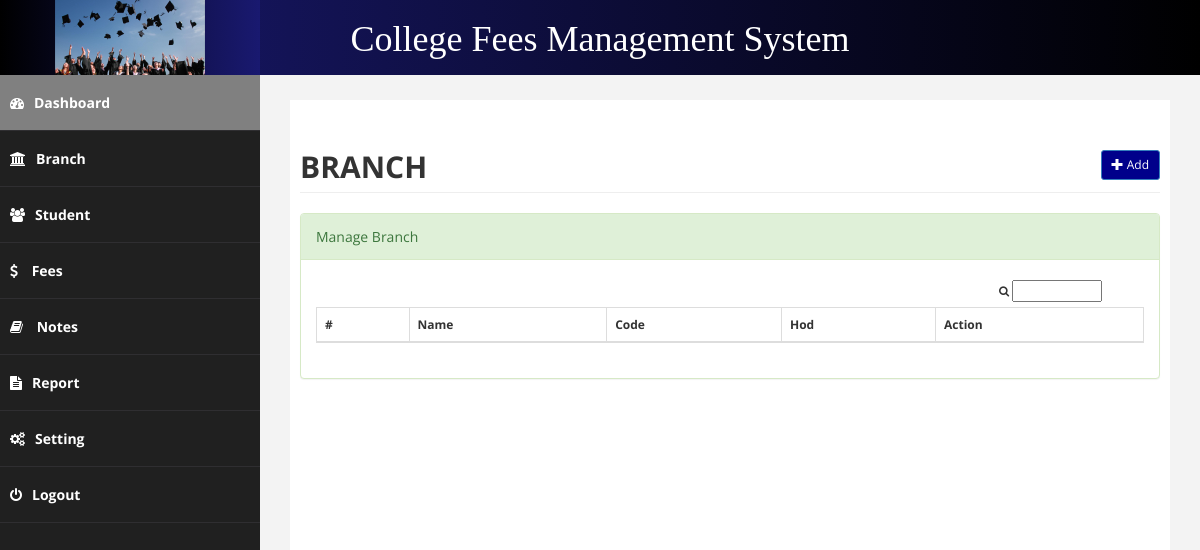
Before: /branch.php with the older database file.
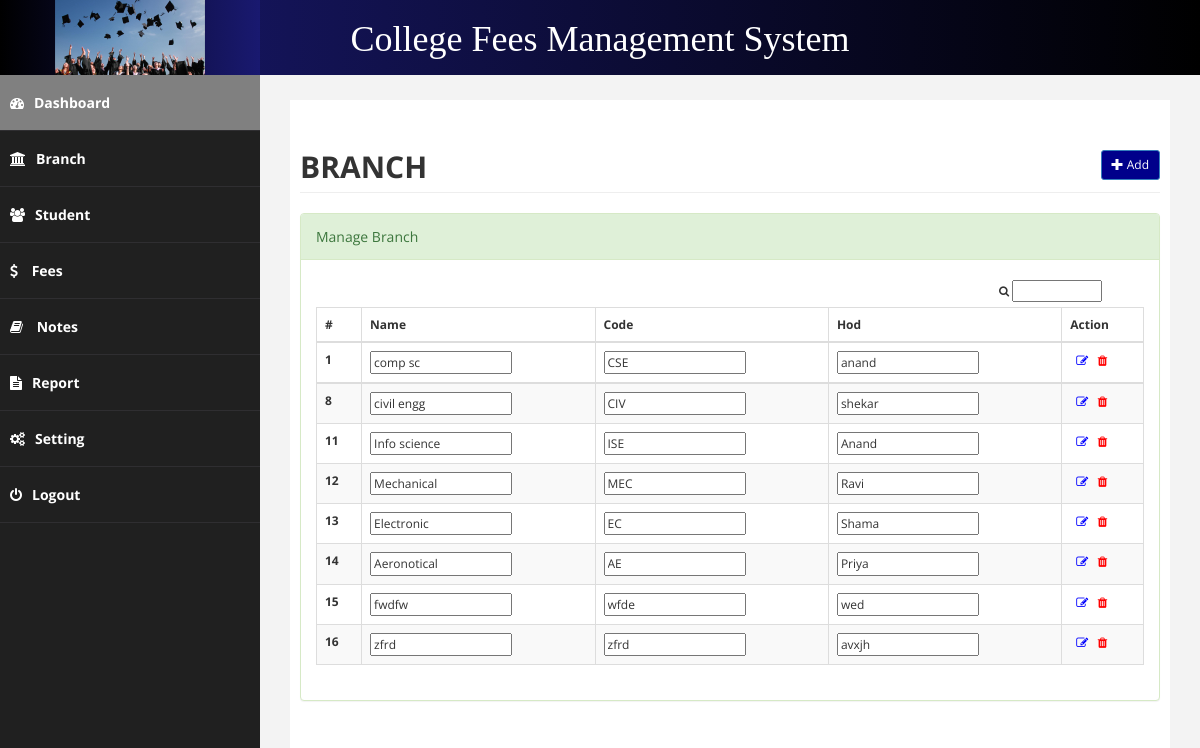
After: the same page with the newer database file.
### tables this page shows
CREATE TABLE `tblbranch` (
  `id` int(11) NOT NULL,
  `bname` varchar(100) NOT NULL,
  `bcode` varchar(100) NOT NULL,
  `hod` varchar(100) NOT NULL
);

### branch.php (the view, shortened to what this page needs)
<!DOCTYPE html>
<html>
<head>
    <link href="css/bootstrap.css" rel="stylesheet" />
    <link href="css/font-awesome.css" rel="stylesheet" />
    <link href="css/basic.css" rel="stylesheet" />
    <link href="css/custom.css" rel="stylesheet" />
    <link href="css/datatable/datatable.css" rel="stylesheet" />
</head>
<body>
<?php
include("php/header.php");
?>
<div id="page-wrapper">
    <div id="page-inner">
        <div class="row" >
            <div class="col-md-12">
                <h2 class="page-header" ><strong>BRANCH</strong>
                <a href="AddBranch.php" class="btn btn-primary btn-sm pull-right" style="background-color: darkblue"><i class="glyphicon glyphicon-plus"></i> Add </a></h2>
                <div class="panel panel-success">
                    <div class="panel-heading">
                        Manage Branch
                    </div>
                    <div class="panel-body">
                        <div class="table-sorting table-responsive">
                            <div class="dataTables_filter" id="tSortable22_filter"><label><i class="fa fa-search"></i> <input type="text" aria-controls="tSortable22"></label></div>
                            <table class="table table-striped table-bordered table-hover" id="tSortable22">
                                <thead>
                                <tr>
                                    <th>#</th>
                                    <th>Name</th>
                                    <th>Code</th>
                                    <th>Hod</th>
                                    <th>Action</th>
                                </tr>
                                <?php
                                include 'database/connect.php';
                                $sql="SELECT * FROM tblbranch ";
                                $result=$conn->query($sql);
                                if($result->num_rows>0)
                                {
                                while ($row = $result->fetch_assoc())
                                {
                                ?>
                                <tr>
                                    <td ><label type="text" id="id" value=""><?php echo $row['id']; ?></label></td>
                                    <td ><input type="text" id="bname" value="<?php echo $row['bname']; ?>"/></td>
                                    <td ><input type="text"  id="bcode" value="<?php echo $row['bcode']; ?>"/></td>
                                    <td ><input type="text" id="hod" value="<?php echo $row['hod']; ?>"/></td>
                                    <td>
                                        <button class="editbranch" name="update" vals="<?php echo $row['id'];?>"><i  class="fa fa-edit"></i> </button>&nbsp;&nbsp;
                                        <button class="editbranch" name="delete" vals="<?php echo $row['id'];?>"><i  class="fa fa-trash"></i></button>
                                    </td>
                                </tr>
                                </thead>
                                <?php
                                }
                                }
                                ?>
                            </table>
                        </div>
                    </div>
                </div>
            </div>
        </div>
    </div>
</div>
</body>
</html>

Changed rows visible on the page:
added tblbranch: id "1", bname "comp sc", bcode "CSE", hod "anand"
added tblbranch: id "8", bname "civil engg", bcode "CIV", hod "shekar"
added tblbranch: id "11", bname "Info science", bcode "ISE", hod "Anand"
added tblbranch: id "12", bname "Mechanical", bcode "MEC", hod "Ravi"
added tblbranch: id "13", bname "Electronic", bcode "EC", hod "Shama"
added tblbranch: id "14", bname "Aeronotical", bcode "AE", hod "Priya"
added tblbranch: id "15", bname "fwdfw", bcode "wfde", hod "wed"
added tblbranch: id "16", bname "zfrd", bcode "zfrd", hod "avxjh"
